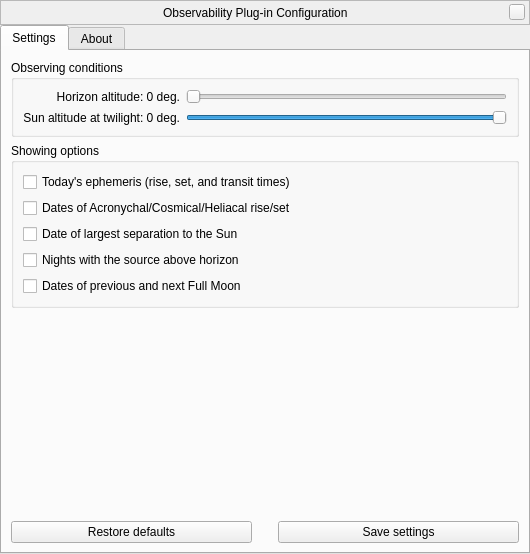
<?xml version="1.0" encoding="UTF-8"?>
<ui version="4.0">
 <class>ObservabilityDialog</class>
 <widget class="QWidget" name="ObservabilityDialog">
  <property name="geometry">
   <rect>
    <x>0</x>
    <y>0</y>
    <width>530</width>
    <height>554</height>
   </rect>
  </property>
  <property name="windowTitle">
   <string>Observability Configuration</string>
  </property>
  <layout class="QVBoxLayout" name="verticalLayout_2">
   <property name="spacing">
    <number>0</number>
   </property>
   <property name="leftMargin">
    <number>0</number>
   </property>
   <property name="topMargin">
    <number>0</number>
   </property>
   <property name="rightMargin">
    <number>0</number>
   </property>
   <property name="bottomMargin">
    <number>0</number>
   </property>
   <item>
    <widget class="BarFrame" name="TitleBar">
     <property name="sizePolicy">
      <sizepolicy hsizetype="Expanding" vsizetype="Fixed">
       <horstretch>0</horstretch>
       <verstretch>0</verstretch>
      </sizepolicy>
     </property>
     <property name="minimumSize">
      <size>
       <width>530</width>
       <height>25</height>
      </size>
     </property>
     <property name="maximumSize">
      <size>
       <width>16777215</width>
       <height>25</height>
      </size>
     </property>
     <property name="focusPolicy">
      <enum>Qt::NoFocus</enum>
     </property>
     <property name="autoFillBackground">
      <bool>false</bool>
     </property>
     <property name="frameShape">
      <enum>QFrame::StyledPanel</enum>
     </property>
     <layout class="QHBoxLayout" name="title">
      <property name="spacing">
       <number>0</number>
      </property>
      <property name="leftMargin">
       <number>0</number>
      </property>
      <property name="topMargin">
       <number>0</number>
      </property>
      <property name="rightMargin">
       <number>4</number>
      </property>
      <property name="bottomMargin">
       <number>0</number>
      </property>
      <item>
       <spacer>
        <property name="orientation">
         <enum>Qt::Horizontal</enum>
        </property>
        <property name="sizeHint" stdset="0">
         <size>
          <width>40</width>
          <height>20</height>
         </size>
        </property>
       </spacer>
      </item>
      <item>
       <widget class="QLabel" name="stelWindowTitle">
        <property name="text">
         <string>Observability Plug-in Configuration</string>
        </property>
       </widget>
      </item>
      <item>
       <spacer>
        <property name="orientation">
         <enum>Qt::Horizontal</enum>
        </property>
        <property name="sizeHint" stdset="0">
         <size>
          <width>40</width>
          <height>20</height>
         </size>
        </property>
       </spacer>
      </item>
      <item>
       <widget class="QPushButton" name="closeStelWindow">
        <property name="minimumSize">
         <size>
          <width>16</width>
          <height>16</height>
         </size>
        </property>
        <property name="maximumSize">
         <size>
          <width>16</width>
          <height>16</height>
         </size>
        </property>
        <property name="focusPolicy">
         <enum>Qt::NoFocus</enum>
        </property>
        <property name="text">
         <string/>
        </property>
       </widget>
      </item>
     </layout>
    </widget>
   </item>
   <item>
    <widget class="QTabWidget" name="tabs">
     <property name="currentIndex">
      <number>0</number>
     </property>
     <property name="documentMode">
      <bool>false</bool>
     </property>
     <widget class="QWidget" name="settingsTab">
      <attribute name="title">
       <string>Settings</string>
      </attribute>
      <layout class="QVBoxLayout" name="verticalLayout">
       <!-- <item>
        <widget class="QGroupBox" name="fontSettingsBox">
         <property name="title">
          <string>Font color and size</string>
         </property>
         <layout class="QGridLayout" name="gridLayout">
          <property name="leftMargin">
           <number>0</number>
          </property>
          <property name="topMargin">
           <number>0</number>
          </property>
          <property name="rightMargin">
           <number>0</number>
          </property>
          <property name="bottomMargin">
           <number>0</number>
          </property>
          <item row="0" column="0">
           <widget class="QLabel" name="redLabel">
            <property name="sizePolicy">
             <sizepolicy hsizetype="Expanding" vsizetype="Preferred">
              <horstretch>0</horstretch>
              <verstretch>0</verstretch>
             </sizepolicy>
            </property>
            <property name="text">
             <string>Red</string>
            </property>
            <property name="alignment">
             <set>Qt::AlignRight|Qt::AlignTrailing|Qt::AlignVCenter</set>
            </property>
           </widget>
          </item>
          <item row="0" column="1">
           <widget class="QSlider" name="redSlider">
            <property name="maximumSize">
             <size>
              <width>508</width>
              <height>19</height>
             </size>
            </property>
            <property name="orientation">
             <enum>Qt::Horizontal</enum>
            </property>
           </widget>
          </item>
          <item row="1" column="0">
           <widget class="QLabel" name="greenLabel">
            <property name="text">
             <string>Green</string>
            </property>
            <property name="alignment">
             <set>Qt::AlignRight|Qt::AlignTrailing|Qt::AlignVCenter</set>
            </property>
           </widget>
          </item>
          <item row="1" column="1">
           <widget class="QSlider" name="greenSlider">
            <property name="orientation">
             <enum>Qt::Horizontal</enum>
            </property>
           </widget>
          </item>
          <item row="2" column="0">
           <widget class="QLabel" name="blueLabel">
            <property name="text">
             <string>Blue</string>
            </property>
            <property name="alignment">
             <set>Qt::AlignRight|Qt::AlignTrailing|Qt::AlignVCenter</set>
            </property>
           </widget>
          </item>
          <item row="2" column="1">
           <widget class="QSlider" name="blueSlider">
            <property name="maximum">
             <number>99</number>
            </property>
            <property name="orientation">
             <enum>Qt::Horizontal</enum>
            </property>
           </widget>
          </item>
          <item row="3" column="0">
           <widget class="QLabel" name="fontSizeLabel">
            <property name="text">
             <string>Font Size</string>
            </property>
            <property name="alignment">
             <set>Qt::AlignRight|Qt::AlignTrailing|Qt::AlignVCenter</set>
            </property>
           </widget>
          </item>
          <item row="3" column="1">
           <widget class="QSlider" name="fontSize">
            <property name="minimum">
             <number>5</number>
            </property>
            <property name="maximum">
             <number>30</number>
            </property>
            <property name="orientation">
             <enum>Qt::Horizontal</enum>
            </property>
           </widget>
          </item>
         </layout>
        </widget>
       </item> -->
       <item>
        <widget class="QGroupBox" name="observingConditionsBox">
         <property name="title">
          <string>Observing conditions</string>
         </property>
         <layout class="QGridLayout" name="gridLayout_2">
          <item row="1" column="1">
           <widget class="QSlider" name="sunAltitudeSlider">
            <property name="minimum">
             <number>-20</number>
            </property>
            <property name="maximum">
             <number>0</number>
            </property>
            <property name="orientation">
             <enum>Qt::Horizontal</enum>
            </property>
           </widget>
          </item>
          <item row="0" column="0">
           <widget class="QLabel" name="horizonAltitudeLabel">
            <property name="text">
             <string notr="true">Horizon altitude: 0 deg.</string>
            </property>
            <property name="alignment">
             <set>Qt::AlignRight|Qt::AlignTrailing|Qt::AlignVCenter</set>
            </property>
           </widget>
          </item>
          <item row="0" column="1">
           <widget class="QSlider" name="horizonAltitudeSlider">
            <property name="maximum">
             <number>45</number>
            </property>
            <property name="orientation">
             <enum>Qt::Horizontal</enum>
            </property>
           </widget>
          </item>
          <item row="1" column="0">
           <widget class="QLabel" name="sunAltitudeLabel">
            <property name="text">
             <string notr="true">Sun altitude at twilight: 0 deg.</string>
            </property>
            <property name="alignment">
             <set>Qt::AlignRight|Qt::AlignTrailing|Qt::AlignVCenter</set>
            </property>
           </widget>
          </item>
         </layout>
        </widget>
       </item>
       <item>
        <widget class="QGroupBox" name="displayedFieldsBox">
         <property name="title">
          <string>Showing options</string>
         </property>
         <layout class="QVBoxLayout" name="verticalLayout_4">
          <item>
           <widget class="QCheckBox" name="todayCheckBox">
            <property name="text">
             <string>Today's ephemeris (rise, set, and transit times)</string>
            </property>
           </widget>
          </item>
          <item>
           <widget class="QCheckBox" name="acroCosCheckBox">
            <property name="text">
             <string>Dates of Acronychal/Cosmical/Heliacal rise/set</string>
            </property>
           </widget>
          </item>
          <item>
           <widget class="QCheckBox" name="oppositionCheckBox">
            <property name="text">
             <string>Date of largest separation to the Sun</string>
            </property>
           </widget>
          </item>
          <item>
           <widget class="QCheckBox" name="goodNightsCheckBox">
            <property name="text">
             <string>Nights with the source above horizon</string>
            </property>
           </widget>
          </item>
          <item>
           <widget class="QCheckBox" name="fullMoonCheckBox">
            <property name="text">
             <string>Dates of previous and next Full Moon</string>
            </property>
           </widget>
          </item>
         </layout>
        </widget>
       </item>
       <item>
        <spacer name="verticalSpacer">
         <property name="orientation">
          <enum>Qt::Vertical</enum>
         </property>
         <property name="sizeHint" stdset="0">
          <size>
           <width>20</width>
           <height>40</height>
          </size>
         </property>
        </spacer>
       </item>
       <item>
        <layout class="QHBoxLayout" name="horizontalLayout">
         <item>
          <widget class="QPushButton" name="restoreDefaultsButton">
           <property name="sizePolicy">
            <sizepolicy hsizetype="Expanding" vsizetype="Fixed">
             <horstretch>0</horstretch>
             <verstretch>0</verstretch>
            </sizepolicy>
           </property>
           <property name="text">
            <string>Restore defaults</string>
           </property>
          </widget>
         </item>
         <item>
          <spacer name="horizontalSpacer">
           <property name="orientation">
            <enum>Qt::Horizontal</enum>
           </property>
           <property name="sizeType">
            <enum>QSizePolicy::Fixed</enum>
           </property>
           <property name="sizeHint" stdset="0">
            <size>
             <width>20</width>
             <height>20</height>
            </size>
           </property>
          </spacer>
         </item>
         <item>
          <widget class="QPushButton" name="saveSettingsButton">
           <property name="sizePolicy">
            <sizepolicy hsizetype="Expanding" vsizetype="Fixed">
             <horstretch>0</horstretch>
             <verstretch>0</verstretch>
            </sizepolicy>
           </property>
           <property name="text">
            <string>Save settings</string>
           </property>
          </widget>
         </item>
        </layout>
       </item>
      </layout>
     </widget>
     <widget class="QWidget" name="aboutTab">
      <attribute name="title">
       <string comment="tab in plugin windows">About</string>
      </attribute>
      <layout class="QVBoxLayout" name="verticalLayout_11">
       <property name="spacing">
        <number>9</number>
       </property>
       <item>
        <widget class="QTextBrowser" name="aboutTextBrowser">
         <property name="openExternalLinks">
          <bool>true</bool>
         </property>
         <property name="openLinks">
          <bool>true</bool>
         </property>
        </widget>
       </item>
      </layout>
     </widget>
    </widget>
   </item>
  </layout>
 </widget>
 <customwidgets>
  <customwidget>
   <class>BarFrame</class>
   <extends>QFrame</extends>
   <header>Dialog.hpp</header>
   <container>1</container>
  </customwidget>
 </customwidgets>
 <tabstops>
  <tabstop>tabs</tabstop>
  <tabstop>redSlider</tabstop>
  <tabstop>greenSlider</tabstop>
  <tabstop>blueSlider</tabstop>
  <tabstop>fontSize</tabstop>
  <tabstop>todayCheckBox</tabstop>
  <tabstop>acroCosCheckBox</tabstop>
  <tabstop>oppositionCheckBox</tabstop>
  <tabstop>goodNightsCheckBox</tabstop>
  <tabstop>fullMoonCheckBox</tabstop>
  <tabstop>aboutTextBrowser</tabstop>
 </tabstops>
 <resources/>
 <connections/>
</ui>
